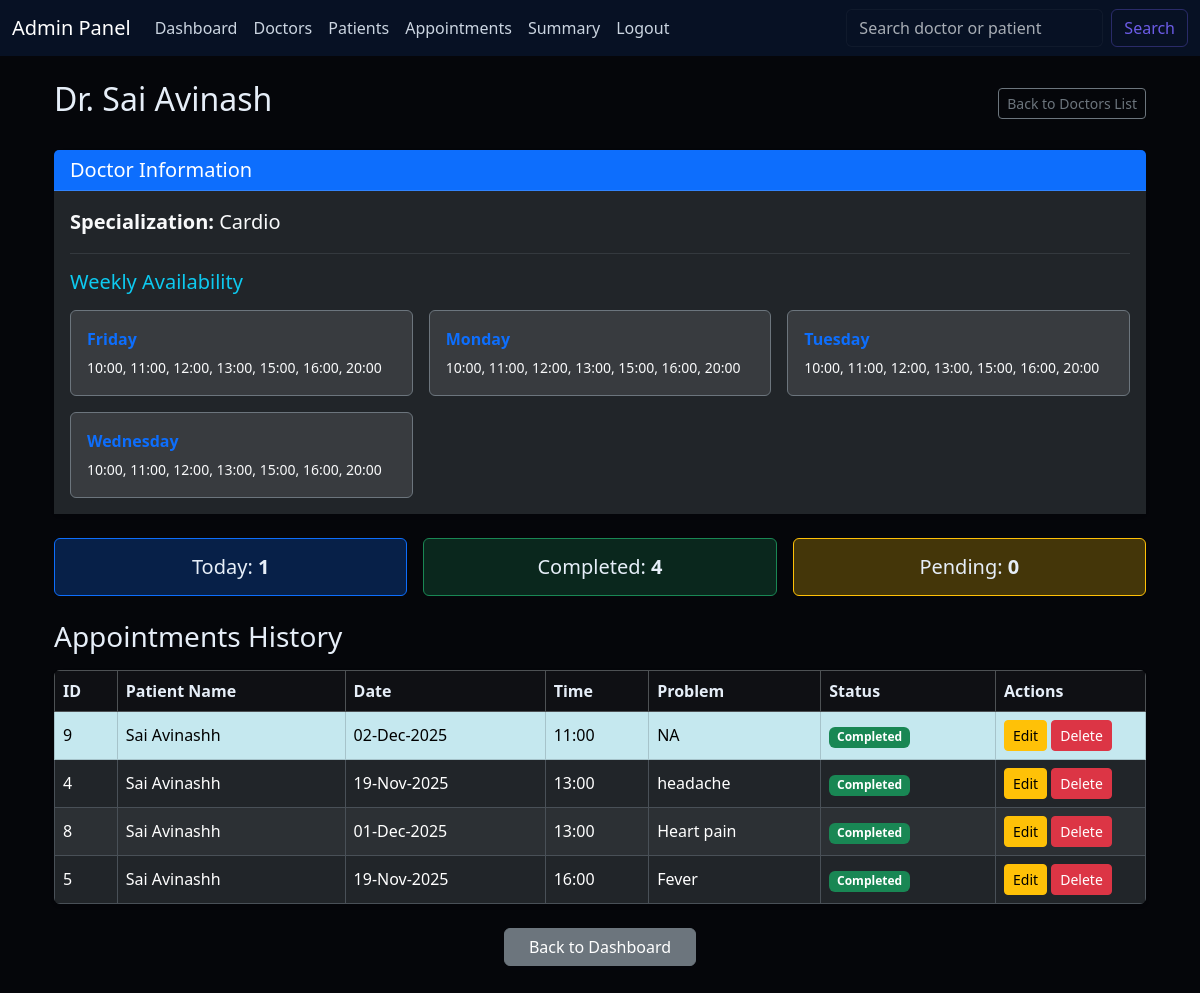
The page /admin/doctor/1 (signed in) on the database its author committed.
### models.py (models this page shows, shortened)
class User(UserMixin, db.Model):
    id = db.Column(db.Integer, primary_key=True)
    username = db.Column(db.String(50), unique=True, nullable=False)
    name = db.Column(db.String(50), nullable=False)
    email = db.Column(db.String(50), unique=True, nullable=False)
    password = db.Column(db.String(200), nullable=False)  # hashed passwords are long
    role = db.Column(db.String(20), nullable=False)  # Admin / Doctor / Patient
    doctor_profile = db.relationship('Doctor', backref='user', uselist=False)
    patient_profile = db.relationship('Patient', backref='user', uselist=False)

class Doctor(db.Model):
    id = db.Column(db.Integer, primary_key=True)
    user_id = db.Column(db.Integer, db.ForeignKey('user.id'), nullable=False, unique=True)
    specialization = db.Column(db.String(50), nullable=False)
    availability = db.relationship('DoctorAvailability', backref='doctor', lazy='dynamic', cascade="all, delete-orphan")
    appointments = db.relationship('Appointment', backref='doctor', lazy=True)

class Appointment(db.Model):
    id = db.Column(db.Integer, primary_key=True)
    doctor_id = db.Column(db.Integer, db.ForeignKey('doctor.id'), nullable=False)
    patient_id = db.Column(db.Integer, db.ForeignKey('patient.id'), nullable=False)
    date = db.Column(db.Date, nullable=False)
    time = db.Column(db.Time, nullable=False)
    problem = db.Column(db.String(300), nullable=True)
    status = db.Column(db.Enum(AppointmentStatus), default=AppointmentStatus.BOOKED, nullable=False)
    remarks = db.Column(db.Text, nullable=True)
    rating = db.Column(db.Integer, nullable=True)
    treatment = db.relationship('Treatment', backref='appointment', uselist=False)

### routes/admin.py (the view)
@admin_bp.route('/doctor/<int:doctor_id>')
@login_required
def view_doctor_detail(doctor_id):
    if not current_user.role == 'Admin':
        flash('Access Denied', 'danger')
        return redirect(url_for('login'))
    doctor = Doctor.query.get_or_404(doctor_id)
    availability_schedule = defaultdict(list)
    slots = DoctorAvailability.query.filter_by(doctor_id=doctor.id).order_by(
        DoctorAvailability.day,
        DoctorAvailability.start_time
    ).all()
    for slot in slots:
        time_format = f"{slot.start_time.strftime('%H:%M')}"
        availability_schedule[slot.day.value].append(time_format)
    appointments = Appointment.query.filter_by(doctor_id=doctor.id).all()
    today = date.today()
    today_count = sum(1 for appt in appointments if appt.date == today)
    completed_count = sum(1 for appt in appointments if appt.status == AppointmentStatus.COMPLETED)
    pending_count = sum(1 for appt in appointments if appt.status == AppointmentStatus.BOOKED)
    return render_template(
        'admin/doctor_detail.html',
        doctor=doctor,
        availability_schedule=availability_schedule,
        appointments=appointments,
        today_count=today_count,
        completed_count=completed_count,
        pending_count=pending_count,
        date=date
    )

### app.py (called while the page is built)
@login_manager.user_loader
def load_user(user_id):
    return User.query.get(int(user_id))

### templates/admin/doctor_detail.html (shortened to what this page needs)
{% extends "admin/base.html" %}
{% block content %}
<div class="container mt-4">
    <div class="d-flex justify-content-between align-items-center mb-4">
        <h2>
            {% if doctor.user.name.startswith("Dr.") %}
                {{ doctor.user.name }}
            {% else %}
                Dr. {{ doctor.user.name }}
            {% endif %}
        </h2>
        <a href="{{ url_for('admin.view_doctors') }}" class="btn btn-outline-secondary btn-sm">Back to Doctors List</a>
    </div>
    <div class="card mb-4 shadow-sm border-0">
        <div class="card-header bg-primary text-white">
            <h5 class="mb-0">Doctor Information</h5>
        </div>
        <div class="card-body bg-dark text-light"> <p class="fs-5"><strong>Specialization:</strong> {{ doctor.specialization }}</p>
            <hr class="border-secondary">
            <h5 class="mt-3 mb-3 text-info">Weekly Availability</h5>
            {% if availability_schedule %}
                <div class="row g-3">
                    {% for day, slots in availability_schedule.items()|sort %}
                        <div class="col-md-6 col-lg-4">
                            <div class="p-3 border border-secondary rounded bg-opacity-10 bg-white">
                                <strong class="d-block text-primary mb-1">{{ day }}</strong>
                                <small class="text-light">{{ ", ".join(slots) }}</small>
                            </div>
                        </div>
                    {% endfor %}
                </div>
            {% else %}
                <p class="text-muted fst-italic">No availability has been set for this doctor.</p>
            {% endif %}
        </div>
    </div>
    <div class="row mb-4 g-3">
        <div class="col-md-4">
            <div class="p-3 bg-primary bg-opacity-25 border border-primary rounded text-center">
                <h5 class="mb-0">Today: <strong>{{ today_count }}</strong></h5>
            </div>
        </div>
        <div class="col-md-4">
            <div class="p-3 bg-success bg-opacity-25 border border-success rounded text-center">
                <h5 class="mb-0">Completed: <strong>{{ completed_count }}</strong></h5>
            </div>
        </div>
        <div class="col-md-4">
            <div class="p-3 bg-warning bg-opacity-25 border border-warning rounded text-center">
                <h5 class="mb-0">Pending: <strong>{{ pending_count }}</strong></h5>
            </div>
        </div>
    </div>
    <h3 class="mb-3">Appointments History</h3>
    <div class="table-responsive rounded shadow-sm">
        <table class="table table-bordered table-striped table-hover mb-0">
            <thead class="table-dark">
                <tr>
                    <th>ID</th>
                    <th>Patient Name</th>
                    <th>Date</th>
                    <th>Time</th>
                    <th>Problem</th>
                    <th>Status</th>
                    <th style="width: 150px;">Actions</th>
                </tr>
            </thead>
            <tbody>
                {% if appointments %}
                    {% for appt in appointments|sort(attribute='date')|sort(attribute='time') %}
                    <tr class="align-middle {% if appt.date == date.today() %}table-info text-dark{% endif %}">
                        <td>{{ appt.id }}</td>
                        <td>{{ appt.patient.user.name }}</td>
                        <td>{{ appt.date.strftime('%d-%b-%Y') }}</td>
                        <td>{{ appt.time.strftime('%H:%M') }}</td>
                        <td>{{ appt.problem }}</td>
                        <td>
                            <span class="badge {% if appt.status.value == 'Completed' %}bg-success{% elif appt.status.value == 'Cancelled' %}bg-danger{% else %}bg-secondary{% endif %}">
                                {{ appt.status.value }}
                            </span>
                        </td>
                        <td>
                            <a href="{{ url_for('admin.edit_appt', appointment_id=appt.id) }}" class="btn btn-warning btn-sm">Edit</a>
                            <form method="POST" action="{{ url_for('admin.delete_appointment', appointment_id=appt.id) }}" class="d-inline" onsubmit="return confirm('Are you sure you want to delete this appointment? This cannot be undone.');">
                                <button type="submit" class="btn btn-danger btn-sm">Delete</button>
                            </form>
                        </td>
                    </tr>
                    {% endfor %}
                {% else %}
                    <tr>
                        <td colspan="7" class="text-center py-4 text-muted">No appointments found for this doctor.</td>
                    </tr>
                {% endif %}
            </tbody>
        </table>
    </div>
    <div class="mt-4 mb-5 text-center">
        <a href="{{ url_for('admin.dashboard') }}" class="btn btn-secondary px-4">Back to Dashboard</a>
    </div>
</div>
{% endblock %}

### static/css/theme.css (style rules this page uses)
:root { --accent: #6c5ce7; --muted: #6b7280; --card-bg: #0f1724; --surface: #0b1220; }
body[data-bs-theme="dark"], body { background-color: #05060a; color: #e6eef8; }
.card { background-color: var(--card-bg); border: 1px solid rgba(255,255,255,0.03); }
.table thead.table-dark th { background-color: rgba(255,255,255,0.04) !important; color: #e6eef8; }
.table tbody tr td { vertical-align: middle; }
.badge.bg-success { background-color: #10b981; }

### rows shown on the page
User: user.name "Sai Avinash"
Doctor: specialization "Cardio"
Appointment: id "9", patient.user.name "Sai Avinashh", date "02-Dec-2025", time "11:00", problem "NA", status.value "Completed"
Appointment: id "4", patient.user.name "Sai Avinashh", date "19-Nov-2025", time "13:00", problem "headache", status.value "Completed"
Appointment: id "8", patient.user.name "Sai Avinashh", date "01-Dec-2025", time "13:00", problem "Heart pain", status.value "Completed"
Appointment: id "5", patient.user.name "Sai Avinashh", date "19-Nov-2025", time "16:00", problem "Fever", status.value "Completed"

### other values the page prints
{{ day }} "Friday" "Monday" "Tuesday" "Wednesday"
{{ ", ".join(slots) }} "10:00, 11:00, 12:00, 13:00, 15:00, 16:00, 20:00" "10:00, 11:00, 12:00, 13:00, 15:00, 16:00, 20:00" "10:00, 11:00, 12:00, 13:00, 15:00, 16:00, 20:00" "10:00, 11:00, 12:00, 13:00, 15:00, 16:00, 20:00"
{{ today_count }} "1"
{{ completed_count }} "4"
{{ pending_count }} "0"
